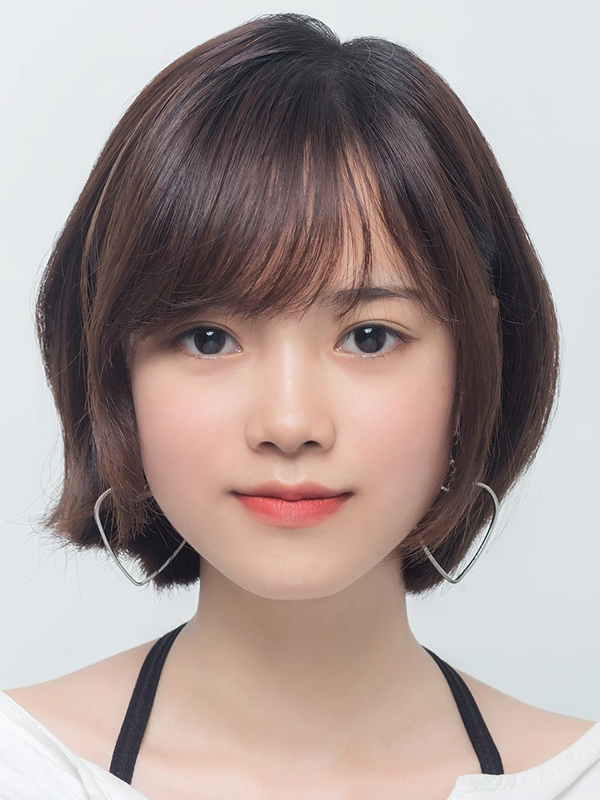
#> input picture tuan01/image/13.jpg, 600 x 800 px
$ python calculate_histogram_hand.py
#> lines starting #> are read from the running program, lines starting #| are printed output that depends on the picture
import cv2
import numpy as np
from matplotlib import pyplot as plt

image = cv2.imread('../../image/13.jpg')
#> image is the input picture: shape (800, 600, 3); mean B, G, R 150.3, 153.6, 168.1
# convert image (above) to gray scale image
gray_image = cv2.cvtColor(image, cv2.COLOR_BGR2GRAY)
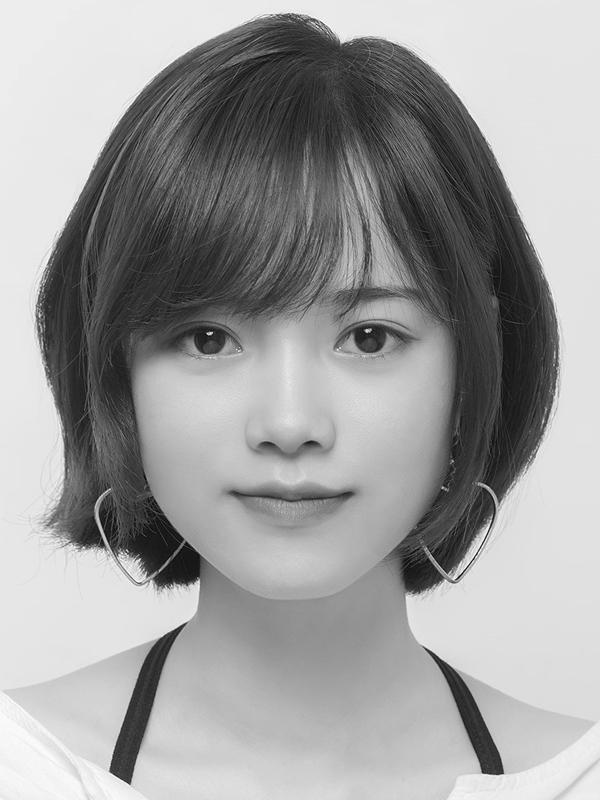
#> gray_image: shape (800, 600); min 4, max 254, mean 157.6

# Đoạn lệnh sau tính Histogram của ảnh Gray scale không sử dụng thư viện
histgrm = np.zeros(256, np.int32)
for i in range(0, gray_image.shape[0]):
    for j in range(0, gray_image.shape[1]):
        histgrm[gray_image[i][j]] += 1
# now histogram is in bins already
plt.figure()
plt.title("Grayscale Histogram")
plt.xlabel("grayscale value")
plt.ylabel("pixels")
plt.xlim([0, 255])  # for 255 levels of gray scale
plt.plot(histgrm)
plt.show()
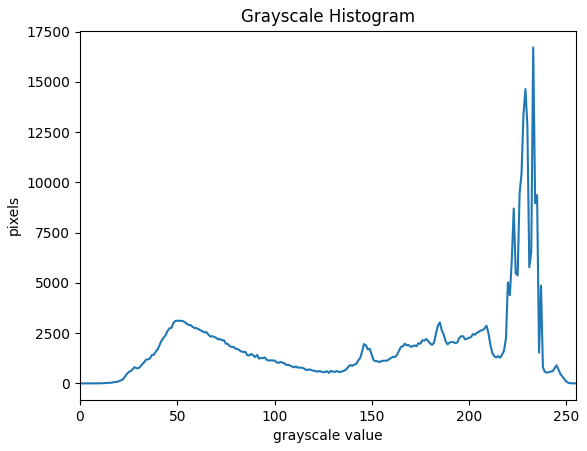
#> figure drawn by matplotlib, 1 panel; curve peaks at x = 233, y = 16718
